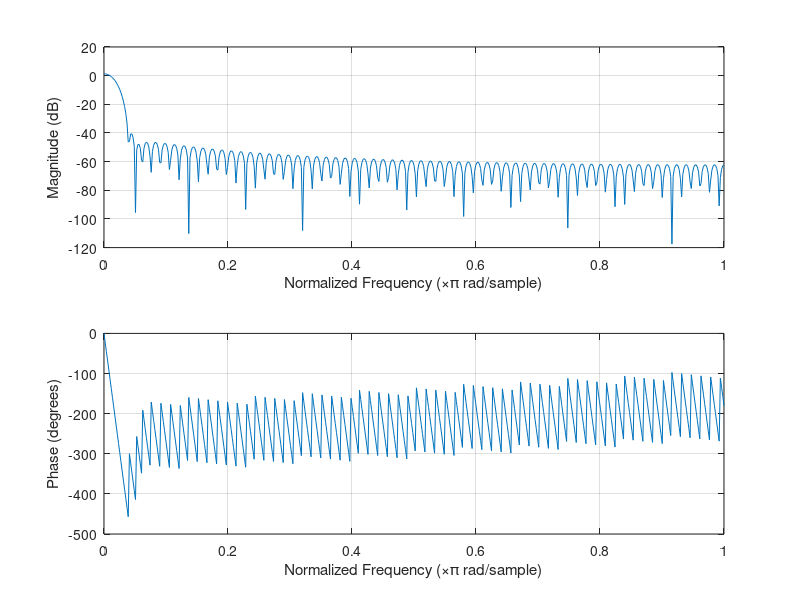

Source code (MATLAB): (Note: this script raises an error after producing the figure.)
pkg load signal

%% bandwidth 450 Hz: 50 Hz
%% bandwidth 2,3 kHz: 1,6 kHz

q = 5;
fs = 48000

midfreq = 460

mid_freq = midfreq / fs

bw = mid_freq / q;
start_freq = mid_freq - bw/2;
stop_freq = mid_freq + bw/2;

filter_taps = 130;
filter_taps_iir = filter_taps/16;
%start_freq = 0.3;
%stop_freq = 0.305;

startfreq = start_freq * fs;
stopfreq = stop_freq * fs;
b_w = bw * fs;

b = fir1(filter_taps, [start_freq, stop_freq]);
%freqz(b);

%[iirb, iira] = besself(filter_taps/2, stop_freq, 'z');
%[iirb, iira] = butter(filter_taps_iir, 0.2);
%[iirb, iira] = butter(filter_taps_iir, [start_freq, stop_freq]);

for i = 1:filter_taps
  printf("%d, ", b(i));
endfor

%printf("\n");

%for i = 1:filter_taps_iir + 1:
  %printf("%d, ", iirbb(i));
%endfor

%for i = 1:filter_taps_iir + 1
  %printf("%d, ", iira(i));
%endfor

%print(b);
printf("\n");
freqz(b)
freqz(iirb, iira);
zplane(iirb, iira);
%freqz(b);
%zplane(b);

